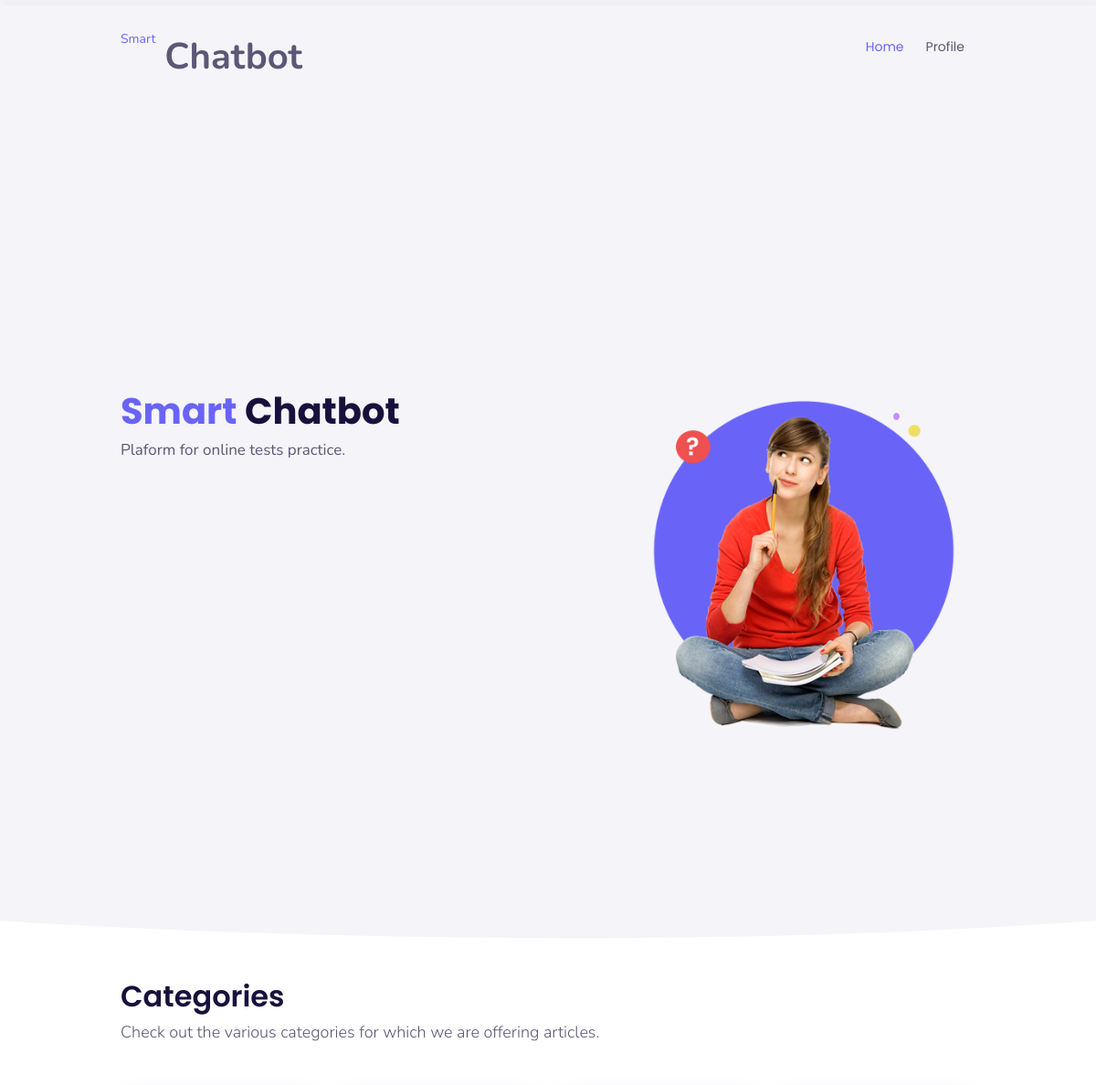
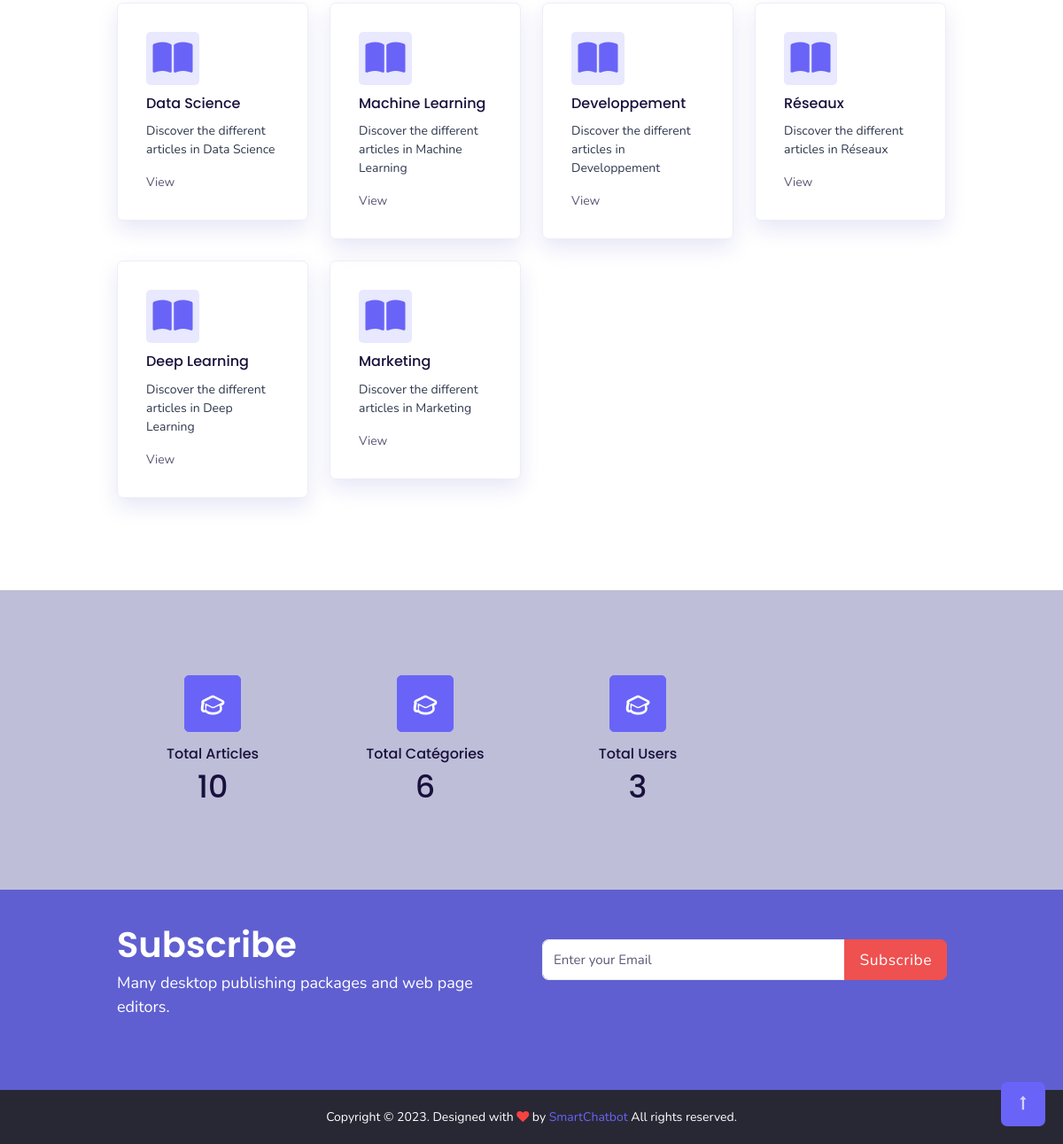
The page / on the database its author committed (2 pictures, top to bottom).
### gestion_admin/models.py (models this page shows, shortened)
class Categorie(models.Model):
    name = models.CharField(max_length=100, unique=True)
    date_creation = models.DateTimeField(auto_now_add=True)
    class Meta:
        db_table = 'categorie'

### user/decorators.py (the view)
    def wrapper_func(request, *args, **kwargs):
        if request.user.is_authenticated:
            if request.user.groups.all()[0].name == 'admin' and request.user.is_authenticated:
                return redirect('profiles', n=0)
            else:
                return view_func(request, *args, **kwargs)
        else:
            return view_func(request, *args, **kwargs)

### user/views.py (called while the page is built)
@for_user
def home(request):
    categories = Categorie.objects.all()
    total = {
        'Total Articles': Article.objects.all().count(),
        'Total Catégories': categories.count(),
        'Total Users': User.objects.filter(groups = Group.objects.get(name="user")).count()
    }
    context = {
        'total': total,
        'categories': categories,
    }
    return render(request,'home.html', context)

### user/templates/home.html (shortened to what this page needs)
{% extends './element/main.html' %}
{% load static %}
{% block content %}
<section class="sptb-2 sptb-tab title">
    <div class="header-text mb-0">
        <div class="container">
            <div class="row">
                <div class="col-xl-7 col-lg-7 col-md-12">
                    <div class="text-body mb-7">
                        <h1 class="mb-1 leading-tight "><span class="text-primary">Smart</span> Chatbot</h1>
                        <p> Plaform for online tests practice.</p>
                    </div>
                </div>
                <div class="col-xl-5 col-lg-5 col-md-12">
                    <img src="{% static 'images/main.png' %}" class="main-banner-png" alt="img">
                </div>
            </div>
        </div>
    </div>
</section>
<div class="relative">
    <div class="shape overflow-hidden text-white">
        <svg viewBox="0 0 2880 48" fill="none" xmsns="http://www.w3.org/2000/svg">
            <path d="M0 48H1437.5H2880V0H2160C1442.5 52 720 0 720 0H0V48Z" fill="currentColor"></path>
        </svg>
    </div>
</div>
<section class="sptb bg-white">
    <div class="container">
        <div class="section-title d-md-flex">
            <div>
                <h2>Categories</h2>
                <p class="fs-18 lead">Check out the various categories for which we are offering articles.
                </p>
            </div>
        </div>
        <div class="item-all-cat education-categories">
            <div class="row">
                {% for item in categories %}
                    <div class="col-lg-3 col-md-4 col-sm-6">
                        <div class="item-all-card text-dark item-hover-card p-6">
                            <a href="{% url 'categorie' item.id 0 %}" class="absolute-link"></a>
                            <div class="iteam-all-icon">
                                <i class="fa fa-book-open"></i>
                            </div>
                            <div class="item-all-text mt-3">
                                <h5 class="mb-0">{{ item.name }}</h5>
                                <p class="mt-3">Discover the different articles in {{ item.name }}</p>
                                <a class="btn-link" href="{% url 'categorie' item.id 0 %}">
                                    View</a>
                            </div>
                        </div>
                    </div>
                {% endfor %}
            </div>
        </div>
    </div>
</section>
<section class="about-1 pt-9 pb-9 bg-background cover-image"
    data-bs-image-src="{% static 'images/pattern.png' %}">
    <div class="content-text mb-0">
        <div class="container">
            <div class="row text-center">
                {% for key,value in total.items  %}
                    <div class="col-lg-3 col-md-6">
                        <div class="counter-status status-1 md-mb-0">
                            <div class="counter-icon bg-primary">
                                <i class="typcn typcn-mortar-board text-white"></i>
                            </div>
                            <h5>{{ key }}</h5>
                            <h2 class="counter mb-0">{{ value }}</h2>
                        </div>
                    </div>
                {% endfor %}
            </div>
        </div>
    </div>
</section>
{% endblock content %}

### static/css/color.css (style rules this page uses)
.btn-link { color: #6964f7; }
.bg-primary { background-color: #6964f7 !important; }
.text-primary { color: #6964f7 !important; }
.counter-icon { border: 1px solid #6964f7; }
.counter-icon i { color: #6964f7; }
.bg-background:before { background: rgba(208, 208, 241, 0.8) !important; }
.header-main i, .header-icons-link .header-icons-link1 i { color: rgba(255, 255, 255, 0.7); }
.item-hover-card i { color: #6964f7; }
.item-hover-card a { color: #5c5776; }

### rows shown on the page
Categorie: name "Data Science"
Categorie: name "Machine Learning"
Categorie: name "Developpement"
Categorie: name "Réseaux"
Categorie: name "Deep Learning"
Categorie: name "Marketing"

### other values the page prints
{{ key }} "Total Articles" "Total Catégories" "Total Users"
{{ value }} "10" "6" "3"
